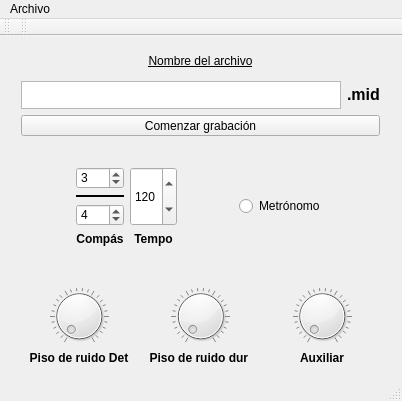
<?xml version="1.0" encoding="UTF-8"?>
<ui version="4.0">
 <class>midi</class>
 <widget class="QMainWindow" name="midi">
  <property name="enabled">
   <bool>true</bool>
  </property>
  <property name="geometry">
   <rect>
    <x>0</x>
    <y>0</y>
    <width>402</width>
    <height>401</height>
   </rect>
  </property>
  <property name="sizePolicy">
   <sizepolicy hsizetype="Preferred" vsizetype="Preferred">
    <horstretch>0</horstretch>
    <verstretch>0</verstretch>
   </sizepolicy>
  </property>
  <property name="minimumSize">
   <size>
    <width>0</width>
    <height>400</height>
   </size>
  </property>
  <property name="maximumSize">
   <size>
    <width>16777215</width>
    <height>16777215</height>
   </size>
  </property>
  <property name="windowTitle">
   <string>midi</string>
  </property>
  <widget class="QWidget" name="centralWidget">
   <widget class="QWidget" name="gridLayoutWidget_2">
    <property name="geometry">
     <rect>
      <x>10</x>
      <y>0</y>
      <width>381</width>
      <height>111</height>
     </rect>
    </property>
    <layout class="QGridLayout" name="Archivo">
     <item row="2" column="0" colspan="2">
      <widget class="QToolButton" name="Comenzar">
       <property name="sizePolicy">
        <sizepolicy hsizetype="Ignored" vsizetype="Fixed">
         <horstretch>0</horstretch>
         <verstretch>0</verstretch>
        </sizepolicy>
       </property>
       <property name="text">
        <string>Comenzar grabación</string>
       </property>
      </widget>
     </item>
     <item row="1" column="0">
      <widget class="QTextEdit" name="Nombre">
       <property name="sizePolicy">
        <sizepolicy hsizetype="Expanding" vsizetype="Ignored">
         <horstretch>0</horstretch>
         <verstretch>0</verstretch>
        </sizepolicy>
       </property>
      </widget>
     </item>
     <item row="0" column="0" colspan="2">
      <widget class="QLabel" name="label">
       <property name="text">
        <string>&lt;html&gt;&lt;head/&gt;&lt;body&gt;&lt;p align=&quot;center&quot;&gt;&lt;span style=&quot; text-decoration: underline;&quot;&gt;Nombre del archivo&lt;/span&gt;&lt;/p&gt;&lt;/body&gt;&lt;/html&gt;</string>
       </property>
      </widget>
     </item>
     <item row="1" column="1">
      <widget class="QLabel" name="label_2">
       <property name="text">
        <string>&lt;html&gt;&lt;head/&gt;&lt;body&gt;&lt;p&gt;&lt;span style=&quot; font-size:12pt; font-weight:600;&quot;&gt;.mid&lt;/span&gt;&lt;/p&gt;&lt;/body&gt;&lt;/html&gt;</string>
       </property>
      </widget>
     </item>
    </layout>
   </widget>
   <widget class="QWidget" name="gridLayoutWidget_3">
    <property name="geometry">
     <rect>
      <x>10</x>
      <y>120</y>
      <width>381</width>
      <height>100</height>
     </rect>
    </property>
    <layout class="QGridLayout" name="Partitura">
     <item row="0" column="5" rowspan="4">
      <widget class="QRadioButton" name="metronomo">
       <property name="enabled">
        <bool>true</bool>
       </property>
       <property name="text">
        <string>Metrónomo</string>
       </property>
      </widget>
     </item>
     <item row="0" column="3" rowspan="3">
      <widget class="QSpinBox" name="Tempo">
       <property name="sizePolicy">
        <sizepolicy hsizetype="Minimum" vsizetype="Ignored">
         <horstretch>0</horstretch>
         <verstretch>0</verstretch>
        </sizepolicy>
       </property>
       <property name="maximum">
        <number>480</number>
       </property>
       <property name="value">
        <number>120</number>
       </property>
      </widget>
     </item>
     <item row="0" column="0" rowspan="4">
      <spacer name="horizontalSpacer">
       <property name="orientation">
        <enum>Qt::Horizontal</enum>
       </property>
       <property name="sizeHint" stdset="0">
        <size>
         <width>40</width>
         <height>20</height>
        </size>
       </property>
      </spacer>
     </item>
     <item row="2" column="1">
      <widget class="QSpinBox" name="denCompas">
       <property name="value">
        <number>4</number>
       </property>
      </widget>
     </item>
     <item row="3" column="1">
      <widget class="QLabel" name="label_6">
       <property name="text">
        <string>&lt;html&gt;&lt;head/&gt;&lt;body&gt;&lt;p align=&quot;center&quot;&gt;&lt;span style=&quot; font-weight:600;&quot;&gt;Compás&lt;/span&gt;&lt;/p&gt;&lt;/body&gt;&lt;/html&gt;</string>
       </property>
      </widget>
     </item>
     <item row="1" column="1">
      <widget class="Line" name="line">
       <property name="frameShadow">
        <enum>QFrame::Plain</enum>
       </property>
       <property name="lineWidth">
        <number>2</number>
       </property>
       <property name="orientation">
        <enum>Qt::Horizontal</enum>
       </property>
      </widget>
     </item>
     <item row="0" column="4" rowspan="4">
      <spacer name="horizontalSpacer_2">
       <property name="orientation">
        <enum>Qt::Horizontal</enum>
       </property>
       <property name="sizeHint" stdset="0">
        <size>
         <width>40</width>
         <height>20</height>
        </size>
       </property>
      </spacer>
     </item>
     <item row="0" column="1">
      <widget class="QSpinBox" name="numCompas">
       <property name="value">
        <number>3</number>
       </property>
      </widget>
     </item>
     <item row="3" column="3">
      <widget class="QLabel" name="label_7">
       <property name="text">
        <string>&lt;html&gt;&lt;head/&gt;&lt;body&gt;&lt;p align=&quot;center&quot;&gt;&lt;span style=&quot; font-weight:600;&quot;&gt;Tempo&lt;/span&gt;&lt;/p&gt;&lt;/body&gt;&lt;/html&gt;</string>
       </property>
      </widget>
     </item>
     <item row="0" column="6" rowspan="4">
      <spacer name="horizontalSpacer_3">
       <property name="orientation">
        <enum>Qt::Horizontal</enum>
       </property>
       <property name="sizeHint" stdset="0">
        <size>
         <width>40</width>
         <height>20</height>
        </size>
       </property>
      </spacer>
     </item>
    </layout>
   </widget>
   <widget class="QWidget" name="gridLayoutWidget">
    <property name="geometry">
     <rect>
      <x>10</x>
      <y>240</y>
      <width>381</width>
      <height>100</height>
     </rect>
    </property>
    <layout class="QGridLayout" name="Control">
     <item row="0" column="2">
      <widget class="QDial" name="auxiliar">
       <property name="notchesVisible">
        <bool>true</bool>
       </property>
      </widget>
     </item>
     <item row="1" column="2">
      <widget class="QLabel" name="label_5">
       <property name="text">
        <string>&lt;html&gt;&lt;head/&gt;&lt;body&gt;&lt;p align=&quot;center&quot;&gt;&lt;span style=&quot; font-weight:600;&quot;&gt;Auxiliar&lt;/span&gt;&lt;/p&gt;&lt;/body&gt;&lt;/html&gt;</string>
       </property>
      </widget>
     </item>
     <item row="0" column="0">
      <widget class="QDial" name="deteccion">
       <property name="autoFillBackground">
        <bool>false</bool>
       </property>
       <property name="invertedAppearance">
        <bool>false</bool>
       </property>
       <property name="invertedControls">
        <bool>false</bool>
       </property>
       <property name="wrapping">
        <bool>false</bool>
       </property>
       <property name="notchesVisible">
        <bool>true</bool>
       </property>
      </widget>
     </item>
     <item row="1" column="1">
      <widget class="QLabel" name="label_4">
       <property name="text">
        <string>&lt;html&gt;&lt;head/&gt;&lt;body&gt;&lt;p align=&quot;center&quot;&gt;&lt;span style=&quot; font-weight:600;&quot;&gt;Piso de ruido dur &lt;/span&gt;&lt;/p&gt;&lt;/body&gt;&lt;/html&gt;</string>
       </property>
      </widget>
     </item>
     <item row="1" column="0">
      <widget class="QLabel" name="label_3">
       <property name="text">
        <string>&lt;html&gt;&lt;head/&gt;&lt;body&gt;&lt;p align=&quot;center&quot;&gt;&lt;span style=&quot; font-weight:600;&quot;&gt;Piso de ruido Det&lt;/span&gt;&lt;/p&gt;&lt;/body&gt;&lt;/html&gt;</string>
       </property>
      </widget>
     </item>
     <item row="0" column="1">
      <widget class="QDial" name="duracion">
       <property name="notchesVisible">
        <bool>true</bool>
       </property>
      </widget>
     </item>
    </layout>
   </widget>
  </widget>
  <widget class="QMenuBar" name="menuBar">
   <property name="geometry">
    <rect>
     <x>0</x>
     <y>0</y>
     <width>402</width>
     <height>19</height>
    </rect>
   </property>
   <widget class="QMenu" name="menuArchivo">
    <property name="title">
     <string>Archivo</string>
    </property>
    <addaction name="actionGuardar"/>
    <addaction name="actionSalir"/>
   </widget>
   <addaction name="menuArchivo"/>
  </widget>
  <widget class="QToolBar" name="mainToolBar">
   <attribute name="toolBarArea">
    <enum>TopToolBarArea</enum>
   </attribute>
   <attribute name="toolBarBreak">
    <bool>false</bool>
   </attribute>
  </widget>
  <widget class="QStatusBar" name="statusBar"/>
  <widget class="QToolBar" name="toolBar">
   <property name="windowTitle">
    <string>toolBar</string>
   </property>
   <attribute name="toolBarArea">
    <enum>TopToolBarArea</enum>
   </attribute>
   <attribute name="toolBarBreak">
    <bool>false</bool>
   </attribute>
  </widget>
  <action name="actionGuardar">
   <property name="text">
    <string>guardar</string>
   </property>
  </action>
  <action name="actionSalir">
   <property name="text">
    <string>salir</string>
   </property>
  </action>
 </widget>
 <layoutdefault spacing="6" margin="11"/>
 <resources/>
 <connections/>
</ui>
